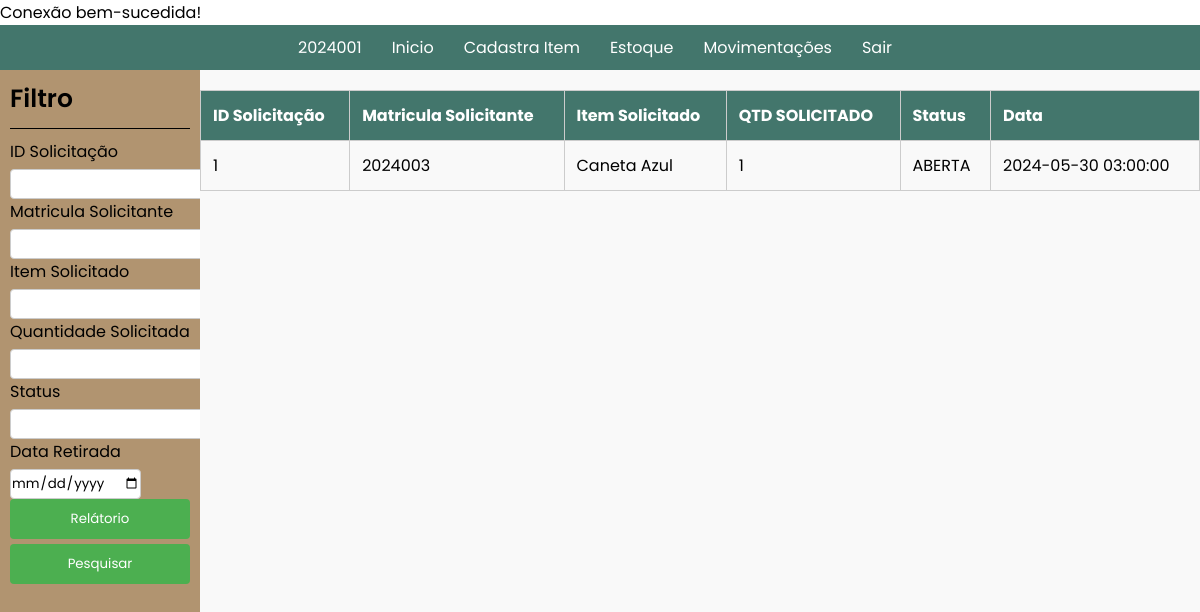
The app's page /08.Almox_Estoq_Mov/index.php (signed in) with its own data.
### tables this page shows
CREATE TABLE `requisicao` (
  `QuantidadeItem` int(11) DEFAULT NULL,
  `CargoFuncionario` varchar(100) DEFAULT NULL,
  `ID_Solicitacao` int(11) NOT NULL,
  `NomeItem` varchar(100) DEFAULT NULL,
  `SetorFuncionario` varchar(100) DEFAULT NULL,
  `StatusSolicitacao` varchar(50) DEFAULT NULL,
  `DataSolicitacao` timestamp NOT NULL DEFAULT current_timestamp() ON UPDATE current_timestamp(),
  `FK_ITEM_ID_Item` int(11) DEFAULT NULL,
  `FK_CONTA_Matricula` int(11) DEFAULT NULL
);

### 08.Almox_Estoq_Mov/index.php (the view, shortened to what this page needs)
<!DOCTYPE html>
<html lang="en">
<head>
    <link rel="stylesheet" href="style.css">
    <link rel="stylesheet" href="../src/css/reset.css">
    <link rel="stylesheet" href="../src/css/font.css">
    <link rel="stylesheet" href="../src/css/printParametre.css">
</head>
<?php
$atual = $_SESSION['matricula'];
include '../src/db/db_connection.php';
?>
<body>
    <nav>
        <ul>
            <?php
            $menu_items = array(
                $atual => "ID.php",
                "Inicio" => "../06.Almox_Home/index.php",
                "Cadastra Item" => "../07.Almox_Cadastro_Item/index.php",
                "Estoque" => "../09.Almox_Estoq_Item/index.php",
                "Movimentações" => "../08.Almox_Estoq_Mov/index.php",
                "Sair" => "../00.Login/index.php"
            );
            foreach ($menu_items as $label => $url) {
                echo '<li><a href="' . $url . '">' . $label . '</a></li>';
            }
            ?>
        </ul>
    </nav>
    <div class="content">
        <div class="menuLateral">
        <h4>Filtro</h4>
        <form action="" method="get">
            <div>
                <label for="idSolicitação">ID Solicitação</label>
                <input type="number" name="idSolicitação" id="idSolicitação" value="<?php echo isset($_GET['idSolicitação']) ? $_GET['idSolicitação'] : ''; ?>">
            </div>
            <div>
                <label for="MatriculaSolicitante">Matricula Solicitante</label>
                <input type="text" name="MatriculaSolicitante" id="MatriculaSolicitante" value="<?php echo isset($_GET['MatriculaSolicitante']) ? $_GET['MatriculaSolicitante'] : ''; ?>">
            </div>
            <div>
                <label for="itemSolicitado">Item Solicitado</label>
                <input type="text" name="itemSolicitado" id="itemSolicitado" value="<?php echo isset($_GET['itemSolicitado']) ? $_GET['itemSolicitado'] : ''; ?>">
            </div>
            <div>
                <label for="quantidade">Quantidade Solicitada</label>
                <input type="number" name="quantidade" id="quantidade" value="<?php echo isset($_GET['quantidade']) ? $_GET['quantidade'] : ''; ?>">
            </div>
            <div>
                <label for="statusSolicitacao">Status</label>
                <input type="text" name="statusSolicitacao" id="statusSolicitacao" value="<?php echo isset($_GET['statusSolicitacao']) ? $_GET['statusSolicitacao'] : ''; ?>">
            </div>
            <div>
                <label for="dataRet">Data Retirada</label>
                <input type="date" name="dataRet" id="dataRet" value="<?php echo isset($_GET['dataRet']) ? $_GET['dataRet'] : ''; ?>">
            </div>
            <div class="relatorio">
                <button type="button" onclick="imprimirRelatorio()">Relátorio</button>
            </div>
            <div class="pesquisa">
                <button type="submit">Pesquisar</button>
            </div>
        </form>
        </div>
        <div class="dataGrid printableArea">
            <table>
                <thead>
                    <tr>
                        <th>ID Solicitação</th>
                        <th>Matricula Solicitante</th>
                        <th>Item Solicitado</th>
                        <th>QTD SOLICITADO</th>
                        <th>Status</th>
                        <th>Data</th>
                    </tr>
                </thead>
                <tbody>
                    <?php
                        $sql = "SELECT * FROM requisicao";
                        $result = $conn->query($sql);
                        if ($result->num_rows > 0) {
                            while ($row = $result->fetch_assoc()) {
                                echo "<tr>
                                    <td>{$row['ID_Solicitacao']}</td>
                                    <td>{$row['FK_CONTA_Matricula']}</td>
                                    <td>{$row['NomeItem']}</td>
                                    <td>{$row['QuantidadeItem']}</td>
                                    <td>{$row['StatusSolicitacao']}</td>
                                    <td>{$row['DataSolicitacao']}</td>
                                  </tr>";
                            }
                        } else {
                            echo "<tr><td colspan='6'>Nenhum registro encontrado</td></tr>";
                        }
                    ?>
                </tbody>
            </table>
        </div>
    </div>
</body>
</html>

### 08.Almox_Estoq_Mov/style.css (style rules this page uses)
html, body { height: 100%; margin: 0; }
body { display: flex; flex-direction: column; margin: 0; padding: 0; }
nav { background-color: #43766c; padding: 10px 0; width: 100%; }
nav ul { list-style-type: none; margin: 0; padding: 0; text-align: center; }
nav ul li { display: inline; margin-right: 10px; }
nav ul li a { color: #fff; text-decoration: none; padding: 5px 10px; }
.content { display: flex; flex: 1; }
.menuLateral { background-color: #B19470; width: 200px; display: flex; flex-direction: column; padding: 10px; }
.dataGrid { flex: 1; background-color: #f9f9f9; }
label { display: block; margin-bottom: 5px; }
input { height: 30px; border: 1px solid #ccc; border-radius: 4px; box-sizing: border-box; }
button { background-color: #4CAF50; color: white; border: none; padding: 10px 20px; border-radius: 4px; cursor: pointer; width: 100%; }
table { width: 100%; border-collapse: collapse; margin-top: 20px; }
th, td { border: 1px solid #ccc; padding: 12px; text-align: left; }
th { background-color: #43766c; color: white; }
.relatorio { margin-bottom: 5px; }
.relatorio { margin-top: auto; }
h4 { font-size: 25px; font-weight: 600; padding-bottom: 10px; border-bottom: 1px solid black; margin-bottom: 10px; }

### records on screen
requisicao: ID_Solicitacao "1", FK_CONTA_Matricula "2024003", NomeItem "Caneta Azul", QuantidadeItem "1", StatusSolicitacao "ABERTA", DataSolicitacao "2024-05-30 03:00:00"

### other values on screen
$label "2024001"
$label "Inicio"
$label "Cadastra Item"
$label "Estoque"
$label "Movimentações"
$label "Sair"
